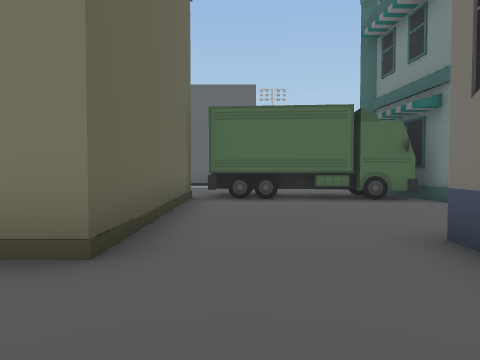
view 1 (above)

24 first-person views from a walk through a 3-D level made in the Unity game engine. The camera is 1.4 m above the floor, tilts 2° down and sees 70° across. The floor is counted in squares, 2 m on a side. Each view is taken from the middle of a square. On the plan, view 1 faces up. The plan holds only what a view shows up to about 11 squares ahead; the rest is blank. The place goes on beyond the plan. The player is left out.

view 2
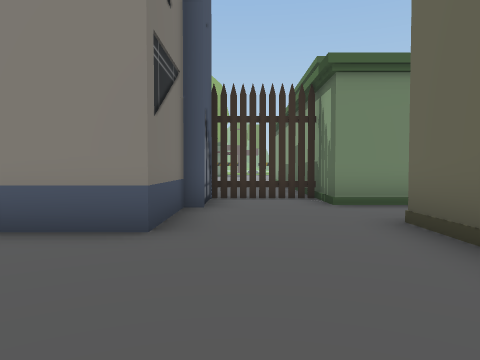

view 3
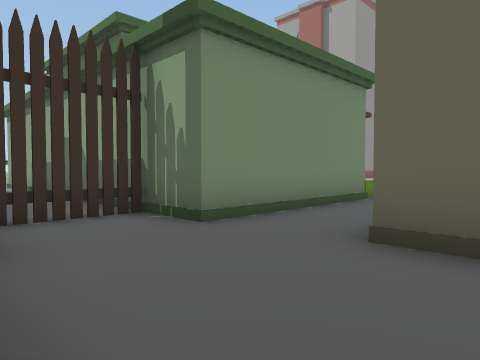

view 4
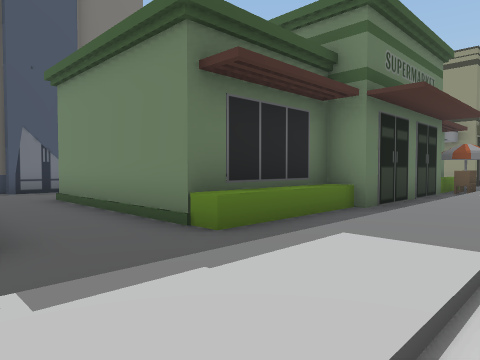

view 5
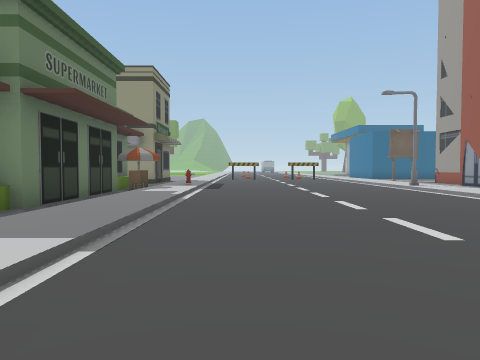

view 6
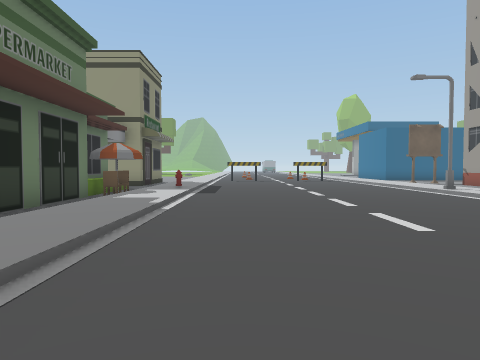

view 7
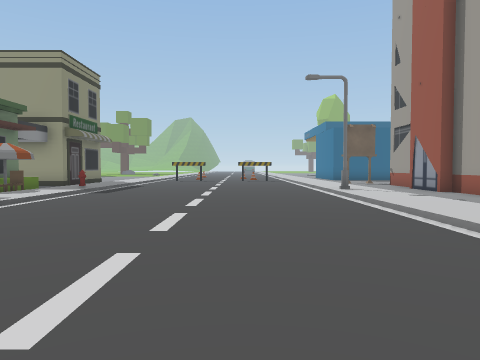

view 8
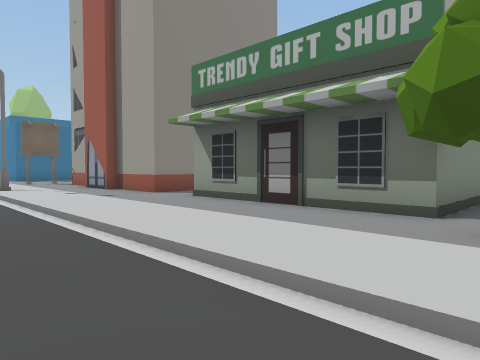

view 9
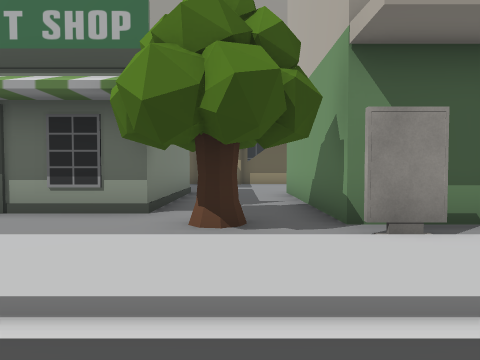

view 10
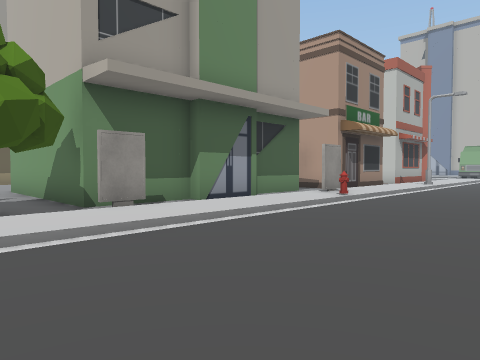

view 11
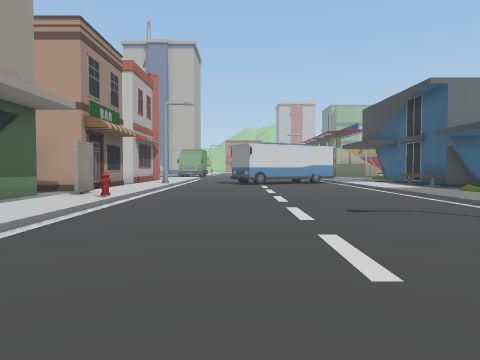

view 12
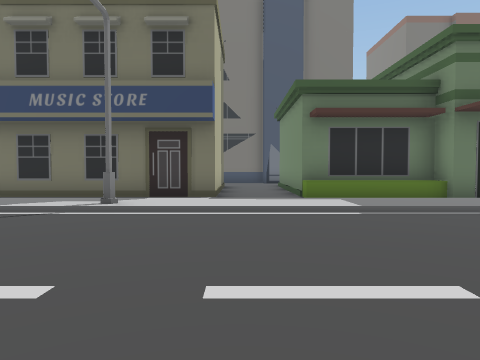

view 13
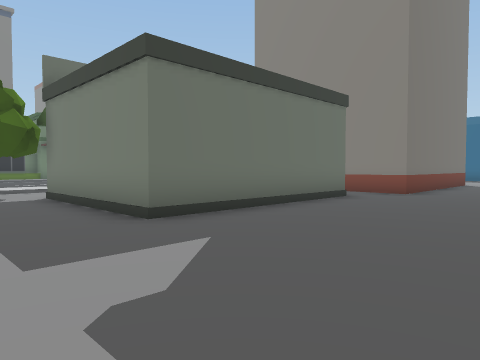

view 14
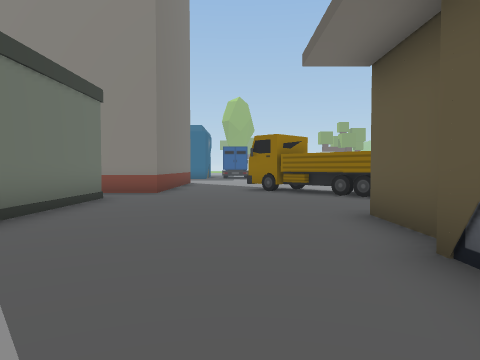

view 15
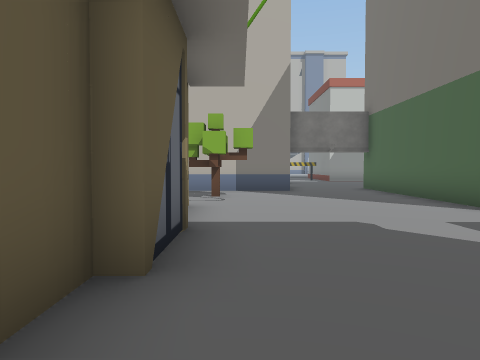

view 16
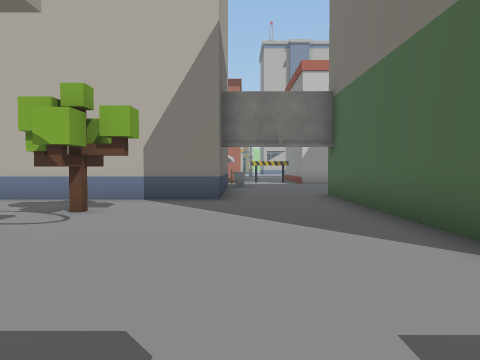

view 17
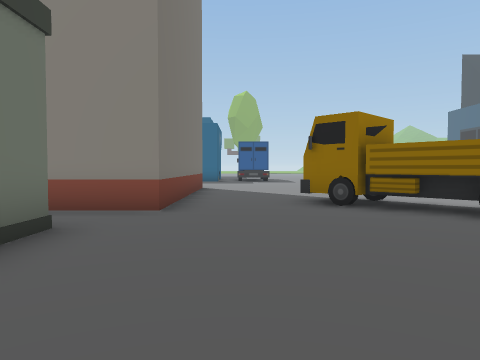

view 18
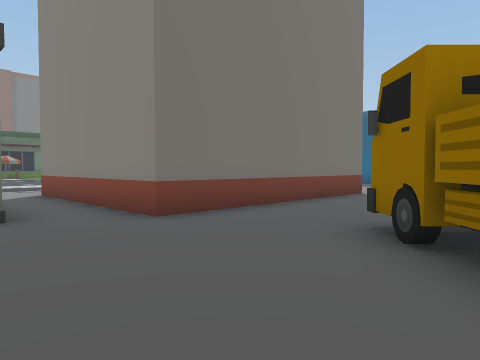

view 19
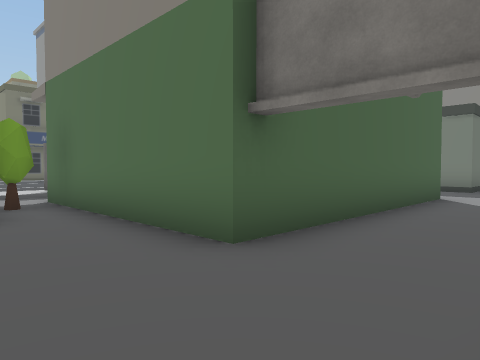

view 20
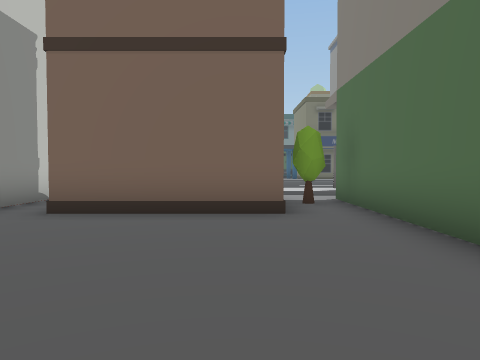

view 21
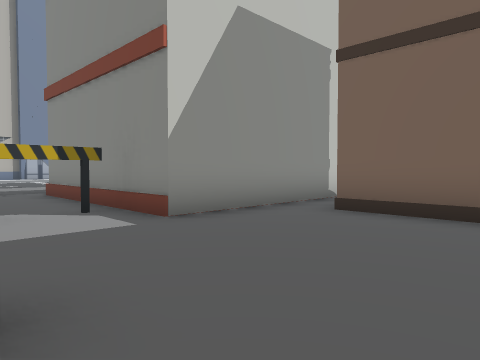

view 22
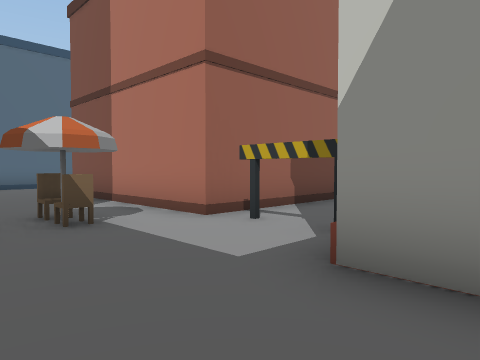

view 23
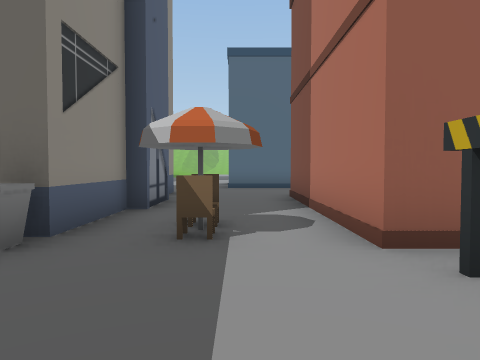

view 24
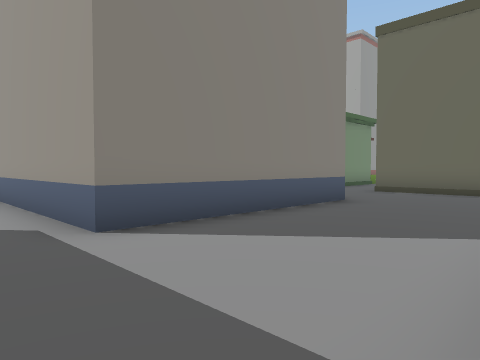

### Floor plan
Key: @ floor where view 1 was taken; # wall or solid block; . main floor; : floor 0.25 m higher than the main floor; / step, stairs or slope; = window, fence, low wall or low ledge; B building; C container; F fence; S streetlight; T tree; I billboard; H hydrant; U bush; O other object.
Columns run from 30 left of view 1 to 9 right of it. Each row starts with its distance up from view 1.
 19     #..#
 18 #####..#
 17 .....FF#====#
 16 ...O........
 15 ..........#
 14 BBBBO.....#
 13     ......#    ..
 12    B......###/:.......:/
 11    B.......U./:.......:/        ..B
 10    B........./:.......:/     .....B
  9 BBBI...BBBBB.I:.......:/     .   C
  8 .......B   B./H.......: ##  #.CCCC
  7 .T.....B    B/:.......:/.#  #.....C    .
  6 .T.....B    B/:.......:/.#  #...........
  5  ......B   B./:.......:/.#  #...........
  4  B.....BBBBB.I:.......S/.#  #...........
  3  B.........../:.......:/.####...BBBBBB.
  2  B..........T/:.......:/........B    B.
  1  B.........../:.......:/........B    B.
  0  B.....####../:.......:/BBBBBB@.B    B.
 -1  B.....#  #../:.......:/B    BFFF    B.
 -2  B.....#  #../:.......:/B    B..B    B
 -3  ......#  #../:.......:/BBBBBB..
 -4 .......#  #../:.......:/B    B.
 -5 O......#  #../:.......:/B    B
 -6 OO.........../:.......:/B    B
 -7  OO...BBBBB../:.......:/B    B
 -8 .OO...B   B../:.......:OB    B
 -9 .. ...B    B./S.......:/B
-10    ...B    B./:.......O/B

Where each view was taken, in squares from view 1:
view 1: 0 up, 0 right, facing up
view 2: 7 up, 1 right, facing down
view 3: 4 up, 2 right, facing down-left
view 4: 3 up, 9 left, facing down-right
view 5: 3 up, 10 left, facing down
view 6: 1 up, 10 left, facing down
view 7: 1 up, 13 left, facing down
view 8: 2 up, 14 left, facing down-left
view 9: 2 up, 14 left, facing left
view 10: 1 up, 12 left, facing up-left
view 11: 1 up, 13 left, facing up
view 12: 2 up, 14 left, facing right
view 13: 3 up, 28 left, facing down-right
view 14: 3 up, 27 left, facing down
view 15: 2 down, 28 left, facing up
view 16: 1 up, 26 left, facing up
view 17: 1 down, 26 left, facing down
view 18: 4 down, 29 left, facing down-right
view 19: 12 up, 26 left, facing down-right
view 20: 12 up, 26 left, facing right
view 21: 12 up, 26 left, facing up-right
view 22: 14 up, 22 left, facing up-left
view 23: 16 up, 23 left, facing left
view 24: 7 up, 9 right, facing down-left
